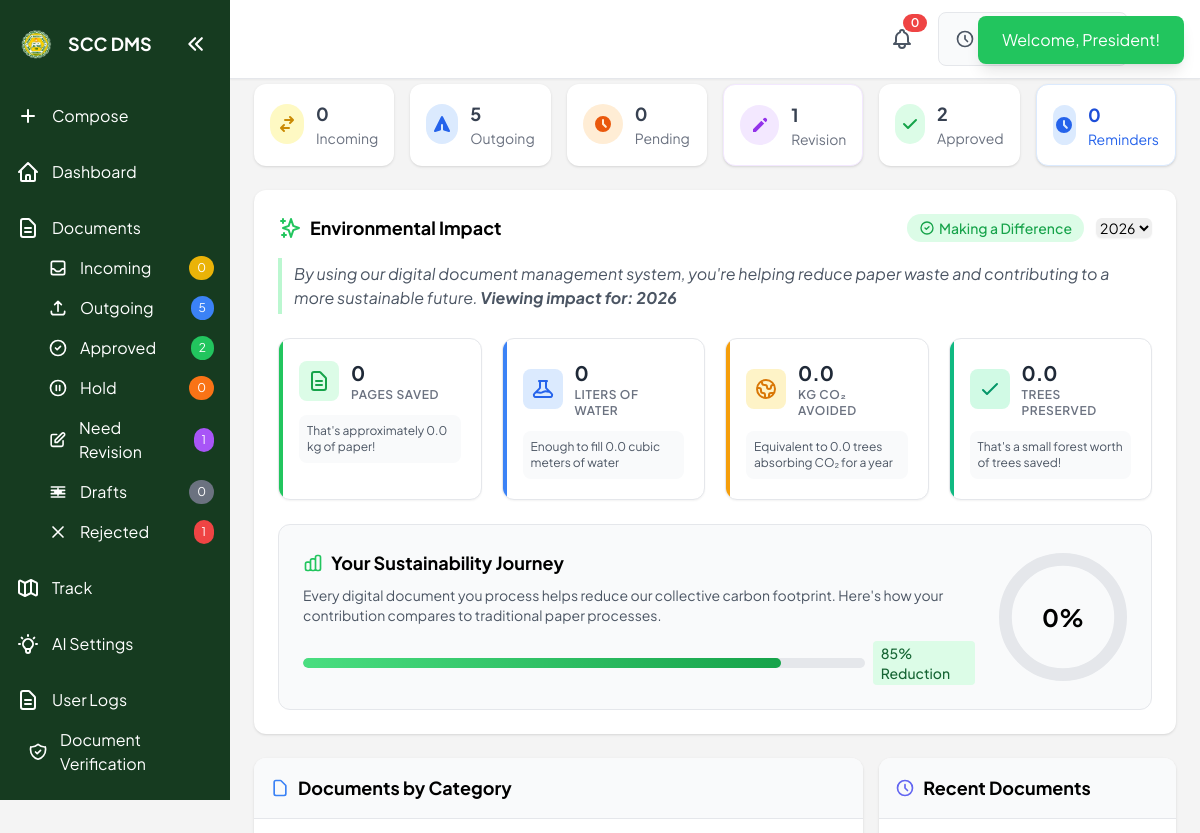
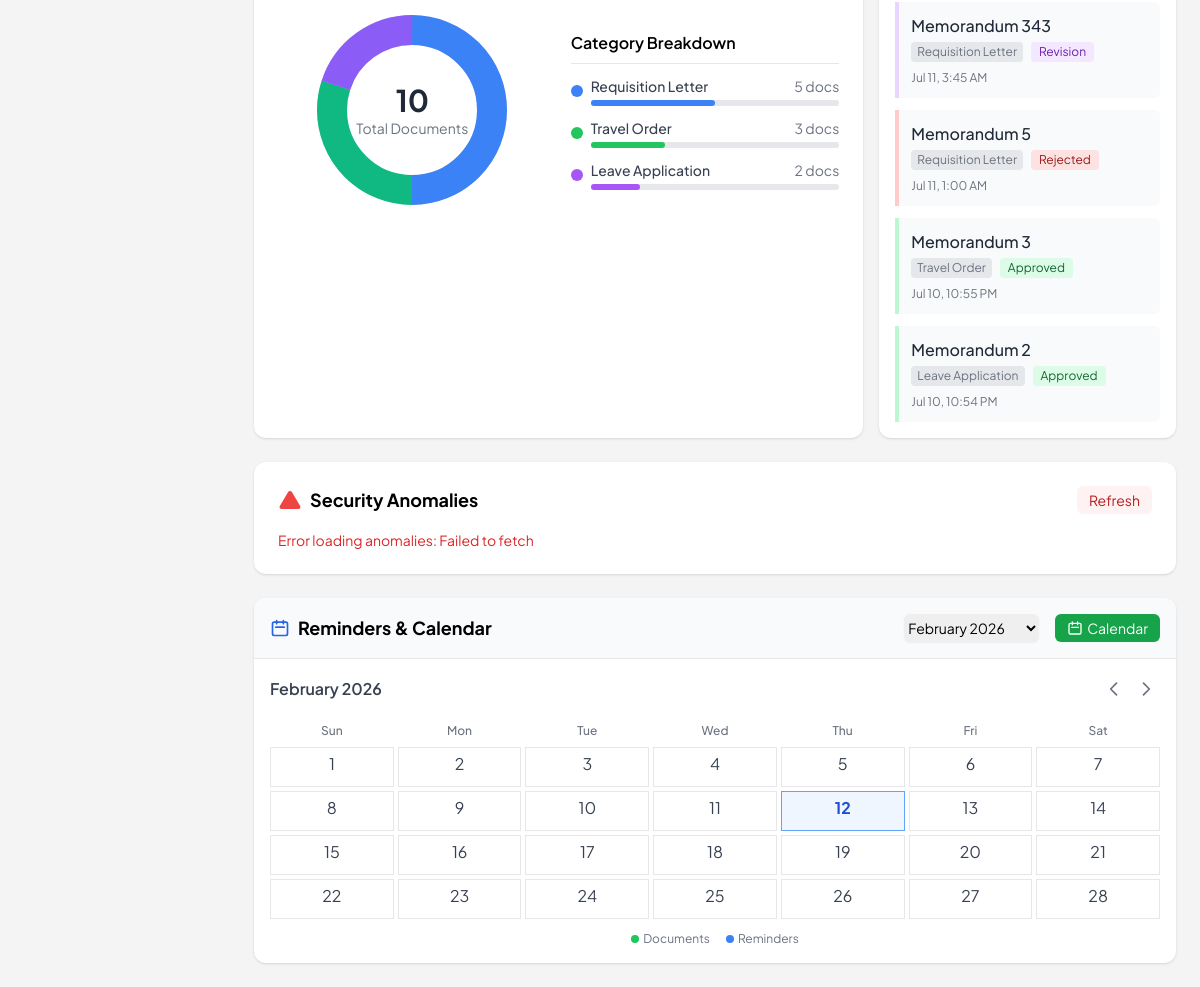
The app's page /pages/dashboard.php (signed in) with its own data (2 pictures, top to bottom).
### tables this page shows
CREATE TABLE `documents` (
  `document_id` int(11) NOT NULL,
  `title` varchar(255) NOT NULL,
  `type_id` int(11) DEFAULT NULL,
  `creator_id` int(11) DEFAULT NULL,
  `file_path` varchar(255) DEFAULT NULL,
  `content_path` varchar(255) DEFAULT NULL,
  `current_step` int(11) DEFAULT NULL,
  `status` enum('draft','pending','approved','rejected','revision') DEFAULT 'draft',
  `verification_code` varchar(10) DEFAULT NULL,
  `created_at` timestamp NOT NULL DEFAULT current_timestamp(),
  `google_doc_id` varchar(255) DEFAULT NULL,
  `revision_requesting_office_id` int(11) DEFAULT NULL,
  `updated_at` timestamp NOT NULL DEFAULT current_timestamp() ON UPDATE current_timestamp(),
  `has_qr_signature` tinyint(1) DEFAULT 0,
  `is_urgent` tinyint(1) NOT NULL DEFAULT 0
);

CREATE TABLE `document_types` (
  `type_id` int(11) NOT NULL,
  `type_name` varchar(100) NOT NULL,
  `description` text DEFAULT NULL
);

### pages/dashboard_content.php (the view, shortened to what the rows shown need)
<?php
require_once '../includes/config.php';
$user_id = $_SESSION['user_id'];
$recents_query = "SELECT
                   d.document_id,
                   d.title,
                   d.status,
                   d.created_at,
                   dt.type_name
                 FROM documents d
                 JOIN document_types dt ON d.type_id = dt.type_id
                 LEFT JOIN (
                   SELECT document_id, office_id, status
                   FROM document_workflow
                   WHERE UPPER(status) = 'CURRENT'
                 ) dwc ON d.document_id = dwc.document_id
                 WHERE d.creator_id = ?
                    OR (dwc.office_id = (SELECT office_id FROM users WHERE user_id = ?) )
                 GROUP BY d.document_id
                 ORDER BY d.created_at DESC
                 LIMIT 4";
$recents_stmt = $conn->prepare($recents_query);
if ($recents_stmt === false) {
  $recents = [];
} else {
  $recents_stmt->bind_param("ii", $user_id, $user_id);
  $recents_stmt->execute();
  $recents_result = $recents_stmt->get_result();
  $recents = [];
  if ($recents_result) {
    while($recent = $recents_result->fetch_assoc()) {
      $recents[] = $recent;
    }
  }
}
?>
  <div class="bg-white shadow rounded-xl p-6 mb-6">
    <div class="flex items-center justify-between mb-4">
      <h2 class="text-lg font-bold flex items-center">
        <svg xmlns="http://www.w3.org/2000/svg" class="h-6 w-6 mr-2 text-green-500" fill="none" viewBox="0 0 24 24" stroke="currentColor">
          <path stroke-linecap="round" stroke-linejoin="round" stroke-width="2" d="M5 3v4M3 5h4M6 17v4m-2-2h4m5-16l2.286 6.857L21 12l-5.714 2.143L13 21l-2.286-6.857L5 12l5.714-2.143L13 3z" />
        </svg>
        Environmental Impact
      </h2>
    </div>
  </div>
  <div class="grid grid-cols-3 gap-4 mb-6">
    <div class="bg-white shadow rounded-xl overflow-hidden col-span-2">
      <div class="p-4 bg-gray-50 border-b border-gray-200">
        <h2 class="text-lg font-bold flex items-center">
          <svg xmlns="http://www.w3.org/2000/svg" class="h-5 w-5 mr-2 text-blue-500" fill="none" viewBox="0 0 24 24" stroke="currentColor">
            <path stroke-linecap="round" stroke-linejoin="round" stroke-width="2" d="M7 21h10a2 2 0 002-2V9.414a1 1 0 00-.293-.707l-5.414-5.414A1 1 0 0012.586 3H7a2 2 0 00-2 2v14a2 2 0 002 2z" />
          </svg>
          Documents by Category
        </h2>
      </div>
    </div>
    <div class="bg-white shadow rounded-xl overflow-hidden">
      <div class="p-4 bg-gray-50 border-b border-gray-200">
        <h2 class="text-lg font-bold flex items-center">
          <svg xmlns="http://www.w3.org/2000/svg" class="h-5 w-5 mr-2 text-indigo-500" fill="none" viewBox="0 0 24 24" stroke="currentColor">
            <path stroke-linecap="round" stroke-linejoin="round" stroke-width="2" d="M12 8v4l3 3m6-3a9 9 0 11-18 0 9 9 0 0118 0z" />
          </svg>
          Recent Documents
        </h2>
      </div>
      <div class="p-4">
        <?php
          if(empty($recents)) {
            echo "<div class='p-4 bg-gray-50 rounded text-center text-gray-500'>No recent documents</div>";
          } else {
            echo "<div class='space-y-3'>";
            foreach($recents as $doc) {
              $status_badge = '';
              $status_color = '';
              switch($doc['status']) {
                case 'approved':
                  $status_badge = '<span class="bg-green-100 text-green-800 text-xs px-2 py-0.5 rounded">Approved</span>';
                  $status_color = 'border-green-200';
                  break;
                case 'rejected':
                  $status_badge = '<span class="bg-red-100 text-red-800 text-xs px-2 py-0.5 rounded">Rejected</span>';
                  $status_color = 'border-red-200';
                  break;
                case 'revision':
                case 'revision_requested':
                  $status_badge = '<span class="bg-purple-100 text-purple-800 text-xs px-2 py-0.5 rounded">Revision</span>';
                  $status_color = 'border-purple-200';
                  break;
              }
              $date = date('M j, g:i A', strtotime($doc['created_at']));
              echo "<div class='p-3 border-l-4 {$status_color} bg-gray-50 rounded-r-md hover:bg-gray-100 transition-colors'>";
              echo "<div class='flex justify-between items-start'>";
              echo "<div class='flex-1'>";
              echo "<h4 class='font-medium text-gray-800 truncate' title='{$doc['title']}'>{$doc['title']}</h4>";
              echo "<div class='flex items-center mt-1'>";
              echo "<span class='text-xs text-gray-500 bg-gray-200 px-1.5 py-0.5 rounded mr-2'>{$doc['type_name']}</span>";
              echo $status_badge;
              echo "</div>";
              echo "</div>";
              echo "</div>";
              echo "<p class='text-xs text-gray-500 mt-2'>{$date}</p>";
              echo "</div>";
            }
            echo "</div>";
          }
        ?>
      </div>
    </div>
  </div>
  <?php
    $office_check_stmt = $conn->prepare("SELECT office_id FROM users WHERE user_id = ?");
    $office_check_stmt->bind_param("i", $user_id);
    $office_check_stmt->execute();
    $office_check_res = $office_check_stmt->get_result();
    $user_office_row = $office_check_res ? $office_check_res->fetch_assoc() : null;
    $is_president = ($user_office_row && (int)$user_office_row['office_id'] === 1) || ((isset($_SESSION['role']) ? $_SESSION['role'] : '') === 'Super Admin');
  ?>
  <?php if ($is_president): ?>
  <div class="bg-white shadow rounded-xl p-6 mb-6">
    <div class="flex items-center justify-between mb-4">
      <h2 class="text-lg font-bold flex items-center">
        <svg xmlns="http://www.w3.org/2000/svg" class="h-6 w-6 mr-2 text-red-500" viewBox="0 0 24 24" fill="currentColor">
          <path d="M10.29 3.86L1.82 18a2 2 0 001.71 3h16.94a2 2 0 001.71-3L13.71 3.86a2 2 0 00-3.42 0zM12 9v4m0 4h.01" />
        </svg>
        Security Anomalies
      </h2>
    </div>
  </div>
  <?php endif; ?>
  <div class="bg-white shadow rounded-xl overflow-hidden">
    <div class="p-4 bg-gray-50 border-b border-gray-200 flex justify-between items-center">
      <h2 class="text-lg font-bold flex items-center">
        <svg xmlns="http://www.w3.org/2000/svg" class="h-5 w-5 mr-2 text-blue-600" fill="none" viewBox="0 0 24 24" stroke="currentColor">
          <path stroke-linecap="round" stroke-linejoin="round" stroke-width="2" d="M8 7V3m8 4V3m-9 8h10M5 21h14a2 2 0 002-2V7a2 2 0 00-2-2H5a2 2 0 00-2 2v12a2 2 0 002 2z" />
        </svg>
        Reminders & Calendar
      </h2>
    </div>
  </div>

### records on screen
documents: title "Memorandum 343", type.type_name "Requisition Letter", status "Revision", created_at "Jul 11, 3:45 AM"
documents: title "Memorandum 5", type.type_name "Requisition Letter", status "Rejected", created_at "Jul 11, 1:00 AM"
documents: title "Memorandum 3", type.type_name "Travel Order", status "Approved", created_at "Jul 10, 10:55 PM"
documents: title "Memorandum 2", type.type_name "Leave Application", status "Approved", created_at "Jul 10, 10:54 PM"

### other values on screen
$_SESSION['username'] "President"
$incoming_count "0"
$outgoing_count "5"
$approved_count "2"
$hold_count "0"
$revision_count "1"
$draft_count "0"
$rejected_count "1"
$counts['incoming'] "0"
$counts['outgoing'] "5"
$pending_count "0"
$counts['revision'] "1"
$counts['approved'] "2"
$counts['reminders'] "0"
$selected_year "2026"
